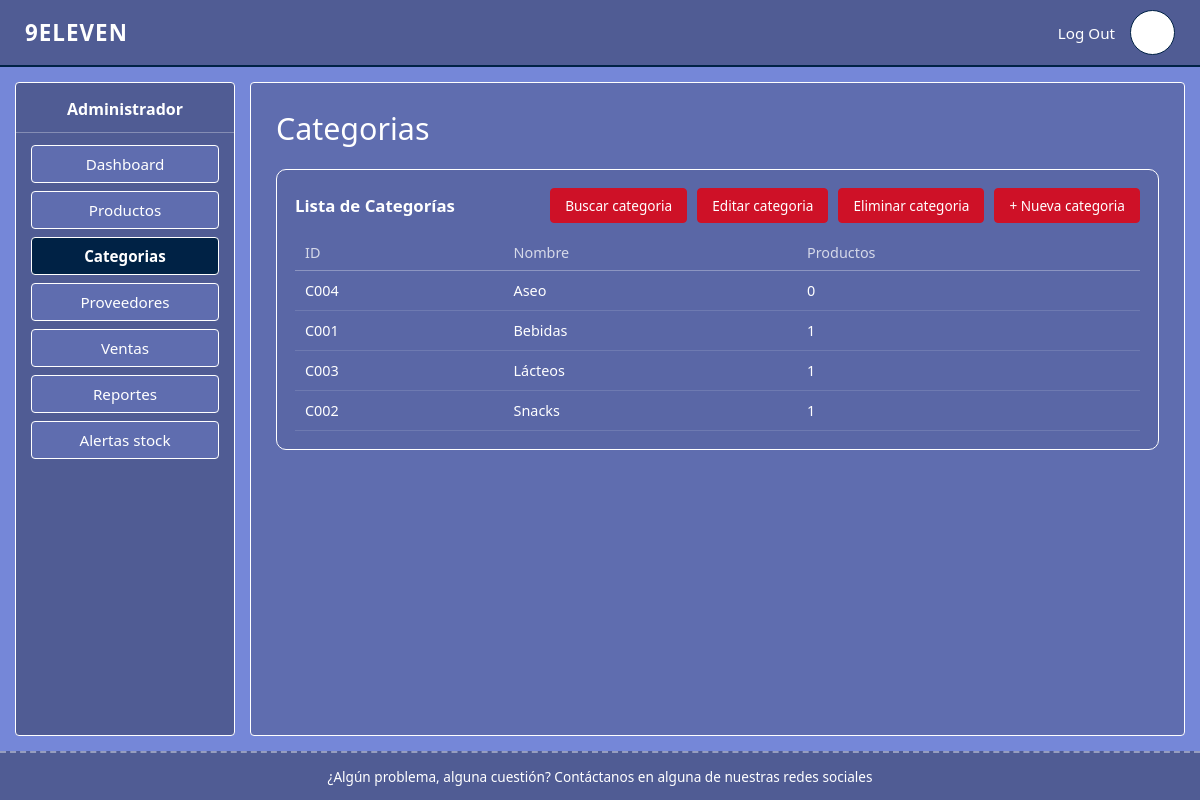
The page /categorias.php (signed in) on the database its author committed.
### tables this page shows
CREATE TABLE `categorias` (
  `ID_Categoria` int(11) NOT NULL,
  `nombreCategoria` varchar(100) NOT NULL
);

### config.php (called while the page is built, shortened)
<?php
function h(?string $valor): string
{
    return htmlspecialchars($valor ?? '', ENT_QUOTES, 'UTF-8');
}

### categorias.php (the view, shortened to what this page needs)
<?php
require_once 'config.php';
$sql = "SELECT c.ID_Categoria, c.nombreCategoria, COUNT(p.ID_Producto) AS totalProductos
        FROM categorias c
        LEFT JOIN productos p ON p.ID_Categoria = c.ID_Categoria
        WHERE 1=1";
$params = [];
$sql .= " GROUP BY c.ID_Categoria, c.nombreCategoria ORDER BY c.nombreCategoria";
$stmt = $pdo->prepare($sql);
$stmt->execute($params);
$categorias = $stmt->fetchAll();
?>
<!DOCTYPE html>
<html lang="es">
<head>
    <link rel="stylesheet" href="assets/css/style.css">
</head>
<body>
<?php require 'includes/header.php'; ?>
<div class="contenedor-principal">
    <?php require 'includes/sidebar.php'; ?>
    <main class="contenido">
        <h1>Categorias</h1>
        <div class="panel">
            <div class="panel-header">
                <h2>Lista de Categorías</h2>
                <div class="barra-acciones" style="margin-bottom:0;">
                    <a href="categorias.php?vista=consultar" class="btn btn-rojo">Buscar categoria</a>
                    <a href="categorias.php?vista=editar" class="btn btn-rojo">Editar categoria</a>
                    <a href="categorias.php?vista=eliminar" class="btn btn-rojo">Eliminar categoria</a>
                    <a href="categorias.php?vista=nueva" class="btn btn-rojo">+ Nueva categoria</a>
                </div>
            </div>
            <table>
                <thead>
                    <tr>
                        <th>ID</th>
                        <th>Nombre</th>
                        <th>Productos</th>
                    </tr>
                </thead>
                <tbody>
                    <?php if (empty($categorias)): ?>
                        <tr><td colspan="3" class="sin-datos">No se encontraron categorías.</td></tr>
                    <?php else: ?>
                        <?php foreach ($categorias as $c): ?>
                            <tr>
                                <td>C<?= str_pad($c['ID_Categoria'], 3, '0', STR_PAD_LEFT) ?></td>
                                <td><?= h($c['nombreCategoria']) ?></td>
                                <td><?= (int)$c['totalProductos'] ?></td>
                            </tr>
                        <?php endforeach; ?>
                    <?php endif; ?>
                </tbody>
            </table>
        </div>
    </main>
</div>
<?php require 'includes/footer.php'; ?>
</body>
</html>

### assets/css/style.css (style rules this page uses)
:root { --azul-oscuro: #002245; --azul-medio: #505C94; --azul-claro: #5F6DAF; --azul-lavanda: #7587D8; --azul-hielo: #ADD9E6; --rojo: #CE1127; --blanco: #ffffff; }
* { margin: 0; padding: 0; box-sizing: border-box; }
body { font-family: 'Segoe UI', Arial, sans-serif; background-color: var(--azul-lavanda); color: var(--blanco); min-height: 100vh; display: flex; flex-direction: column; }
a { color: inherit; text-decoration: none; }
.contenedor-principal { flex: 1; display: flex; padding: 15px; gap: 15px; }
.contenido { flex: 1; background-color: var(--azul-claro); border: 1px solid var(--blanco); border-radius: 4px; padding: 25px; overflow-x: auto; }
.contenido h1 { font-size: 1.9rem; margin-bottom: 20px; font-weight: 500; }
.panel { border: 1px solid var(--blanco); border-radius: 10px; padding: 18px; background-color: rgba(0,0,0,0.05); }
.panel-header { display: flex; justify-content: space-between; align-items: center; margin-bottom: 12px; flex-wrap: wrap; gap: 8px; }
.panel-header h2 { font-size: 1.05rem; font-weight: 600; }
.btn { border: 1px solid var(--blanco); border-radius: 4px; padding: 7px 14px; font-size: 0.85rem; cursor: pointer; background-color: var(--azul-claro); color: var(--blanco); }
.btn-rojo { background-color: var(--rojo); border-color: var(--rojo); }
.barra-acciones { display: flex; gap: 10px; justify-content: center; margin-bottom: 20px; flex-wrap: wrap; }
table { width: 100%; border-collapse: collapse; font-size: 0.9rem; }
table thead th { text-align: left; padding: 8px 10px; opacity: 0.75; font-weight: 500; border-bottom: 1px solid rgba(255,255,255,0.3); }
table tbody td { padding: 10px 10px; border-bottom: 1px solid rgba(255,255,255,0.12); }

### rows shown on the page
categorias: ID_Categoria "004", nombreCategoria "Aseo", totalProductos "0"
categorias: ID_Categoria "001", nombreCategoria "Bebidas", totalProductos "1"
categorias: ID_Categoria "003", nombreCategoria "Lácteos", totalProductos "1"
categorias: ID_Categoria "002", nombreCategoria "Snacks", totalProductos "1"

### other values the page prints
$etiqueta "Dashboard"
$etiqueta "Productos"
$etiqueta "Categorias"
$etiqueta "Proveedores"
$etiqueta "Ventas"
$etiqueta "Reportes"
$etiqueta "Alertas stock"
